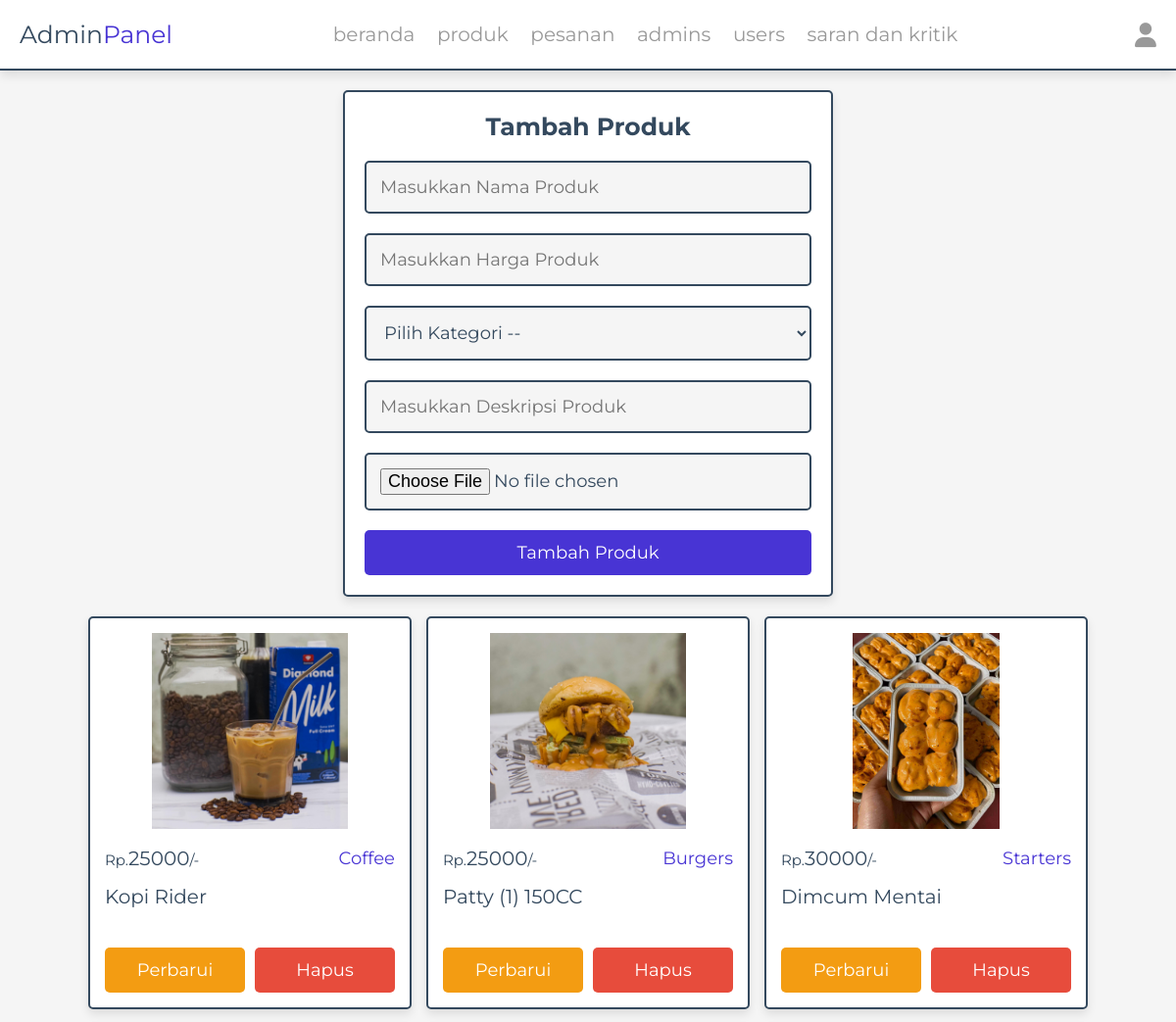
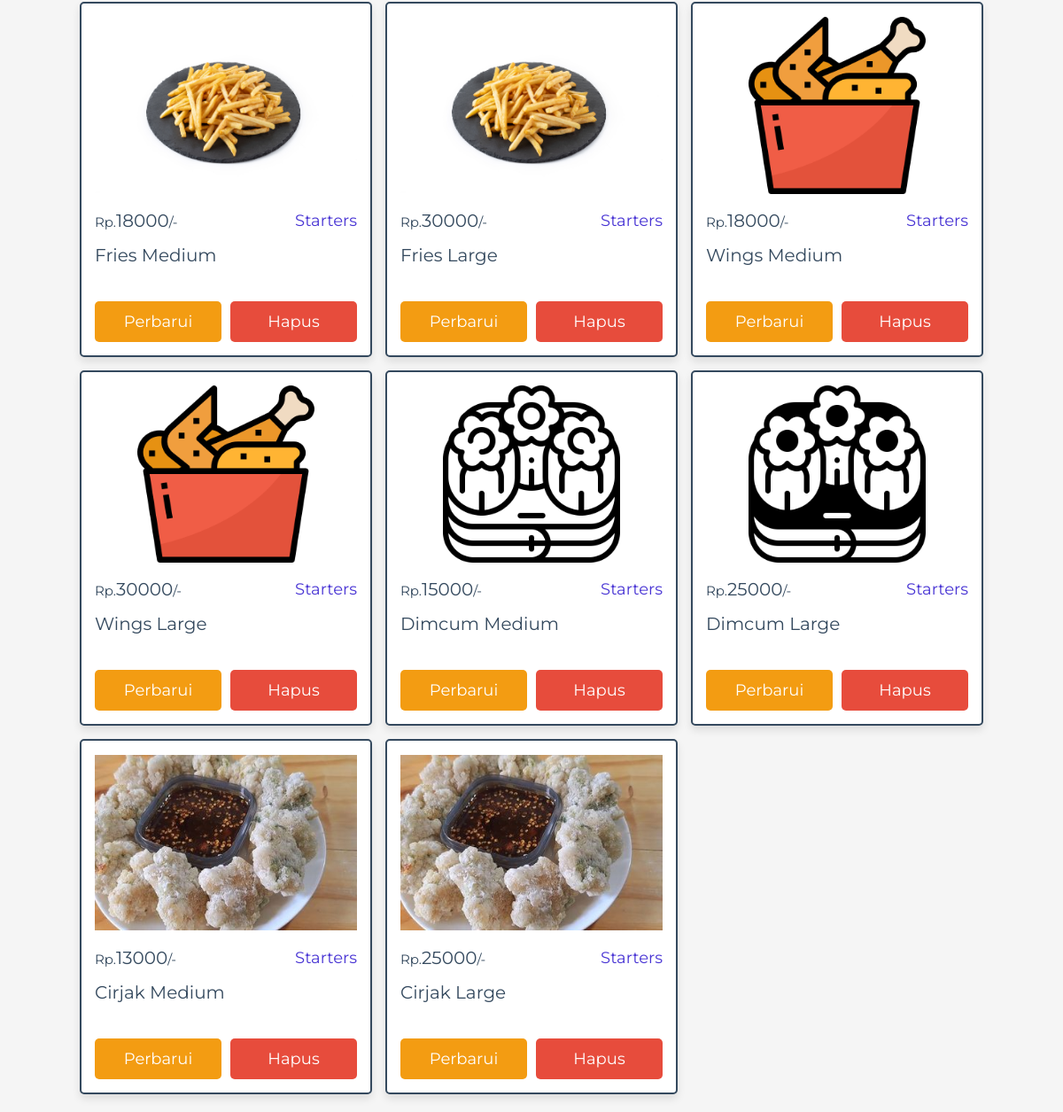
/admin/produk.php (signed in), run on the app's committed database (2 pictures, top to bottom).
### tables this page shows
CREATE TABLE `produk` (
  `id` int(100) NOT NULL,
  `nama` varchar(100) NOT NULL,
  `kategori` varchar(100) NOT NULL,
  `harga` int(10) NOT NULL,
  `gambar` varchar(255) NOT NULL
);

### admin/produk.php (the view, shortened to what this page needs)
<?php
include '../components/connect.php';
?>
<!DOCTYPE html>
<html lang="en">
<head>
   <link rel="stylesheet" href="https://cdnjs.cloudflare.com/ajax/libs/font-awesome/6.1.1/css/all.min.css">
   <link rel="stylesheet" href="../css/admin_style.css">
</head>
<body>
<?php include '../components/admin_header.php' ?>
<section class="add-products">
   <form action="" method="POST" enctype="multipart/form-data">
      <h3>tambah produk</h3>
      <input type="text" required placeholder="Masukkan Nama Produk" name="nama" maxlength="50" class="box">
      <input type="number" min="0" max="9999999999" required placeholder="Masukkan Harga Produk" name="harga" onkeypress="if(this.value.length == 10) return false;" class="box">
      <select name="kategori" class="box" required>
         <option value="" disabled selected>Pilih Kategori --</option>
      </select>
      <input type="text" name="deskripsi" class="box" required placeholder="Masukkan Deskripsi Produk" maxlength="100" >
      <input type="file" name="gambar" class="box" accept="image/jpg, image/jpeg, image/png" required>
      <input type="submit" value="tambah produk" name="add_product" class="btn">
   </form>
</section>
<section class="show-products" style="padding-top: 0;">
   <div class="box-container">
      <?php
         $show_products = $conn->prepare("SELECT * FROM `produk`");
         $show_products->execute();
         if($show_products->rowCount() > 0){
            while($fetch_products = $show_products->fetch(PDO::FETCH_ASSOC)){
      ?>
      <div class="box">
         <img src="../uploaded_img/<?= $fetch_products['gambar']; ?>" alt="">
         <div class="flex">
            <div class="price"><span>Rp.</span><?= $fetch_products['harga']; ?><span>/-</span></div>
            <div class="category"><?= $fetch_products['kategori']; ?></div>
         </div>
         <div class="name"><?= $fetch_products['nama']; ?></div>
         <div class="deskripsi"><?= $fetch_products['deskripsi']; ?></div>
         <div class="flex-btn">
            <a href="update_produk.php?update=<?= $fetch_products['id']; ?>" class="option-btn">Perbarui</a>
            <a href="produk.php?delete=<?= $fetch_products['id']; ?>" class="delete-btn" onclick="return confirm('Hapus Produk Ini?');">Hapus</a>
         </div>
      </div>
      <?php
            }
         }else{
            echo '<p class="empty">Tidak Ada Produk!</p>';
         }
      ?>
   </div>
</section>
</body>
</html>

### css/admin_style.css (style rules this page uses)
:root { --main-color:#4834d4; --red:#e74c3c; --orange:#f39c12; --black:#34495e; --white:#fff; --light-bg:#f5f5f5; --light-color:#999; --border:.2rem solid var(--black); --box-shadow:0 .5rem 1rem rgba(0,0,0,.1); }
* { font-family: 'Montserrat', sans-serif; margin:0; padding:0; box-sizing: border-box; text-decoration: none; outline: none; border:none; }
html { font-size: 62.5%; overflow-x: hidden; }
body { background-color: var(--light-bg); }
section { max-width: 1200px; margin:0 auto; padding:2rem; }
.btn, .delete-btn, .option-btn { display: block; margin-top: 1rem; border-radius: .5rem; cursor: pointer; width: 100%; font-size: 1.8rem; color:var(--white); padding:1.2rem 3rem; text-transform: capitalize; text-align: center; }
.btn { background-color: var(--main-color); }
.delete-btn { background-color: var(--red); }
.option-btn { background-color: var(--orange); }
.flex-btn { display: flex; gap:1rem; }
.add-products form { margin:0 auto; max-width: 50rem; background-color: var(--white); border-radius: .5rem; box-shadow: var(--box-shadow); border:var(--border); padding:2rem; text-align: center; }
.add-products form h3 { margin-bottom: 1rem; font-size: 2.5rem; color:var(--black); text-transform: capitalize; }
.add-products form .box { background-color: var(--light-bg); border:var(--border); width: 100%; padding:1.4rem; font-size: 1.8rem; color:var(--black); border-radius: .5rem; margin: 1rem 0; }
.show-products .box-container { display: grid; grid-template-columns: repeat(auto-fit, 33rem); gap:1.5rem; justify-content: center; align-items: flex-start; }
.show-products .box-container .box { background-color: var(--white); border-radius: .5rem; box-shadow: var(--box-shadow); border:var(--border); padding:1.5rem; }
.show-products .box-container .box img { width: 100%; height: 20rem; object-fit: contain; margin-bottom: 1rem; }
.show-products .box-container .box .deskripsi { font-size: 1.5rem; color:var(--light-color); padding: 1rem 0; }
.show-products .box-container .box .name { font-size: 2rem; color:var(--black); padding:1rem 0; }
.show-products .box-container .box .flex { display: flex; align-items: center; gap:1rem; justify-content: space-between; }
.show-products .box-container .box .flex .category { font-size: 1.8rem; color:var(--main-color); }
.show-products .box-container .box .flex .price { font-size: 2rem; color:var(--black); margin:.5rem 0; }
.show-products .box-container .box .flex .price span { font-size: 1.5rem; }

### data on the page
produk: gambar (picture), harga "25000", kategori "Coffee", nama "Kopi Rider"
produk: gambar (picture), harga "25000", kategori "Burgers", nama "Patty (1) 150CC"
produk: gambar (picture), harga "30000", kategori "Starters", nama "Dimcum Mentai"
produk: gambar (picture), harga "18000", kategori "Starters", nama "Fries Medium"
produk: gambar (picture), harga "30000", kategori "Starters", nama "Fries Large"
produk: gambar (picture), harga "18000", kategori "Starters", nama "Wings Medium"
produk: gambar (picture), harga "30000", kategori "Starters", nama "Wings Large"
produk: gambar (picture), harga "15000", kategori "Starters", nama "Dimcum Medium"
produk: gambar (picture), harga "25000", kategori "Starters", nama "Dimcum Large"
produk: gambar (picture), harga "13000", kategori "Starters", nama "Cirjak Medium"
produk: gambar (picture), harga "25000", kategori "Starters", nama "Cirjak Large"
